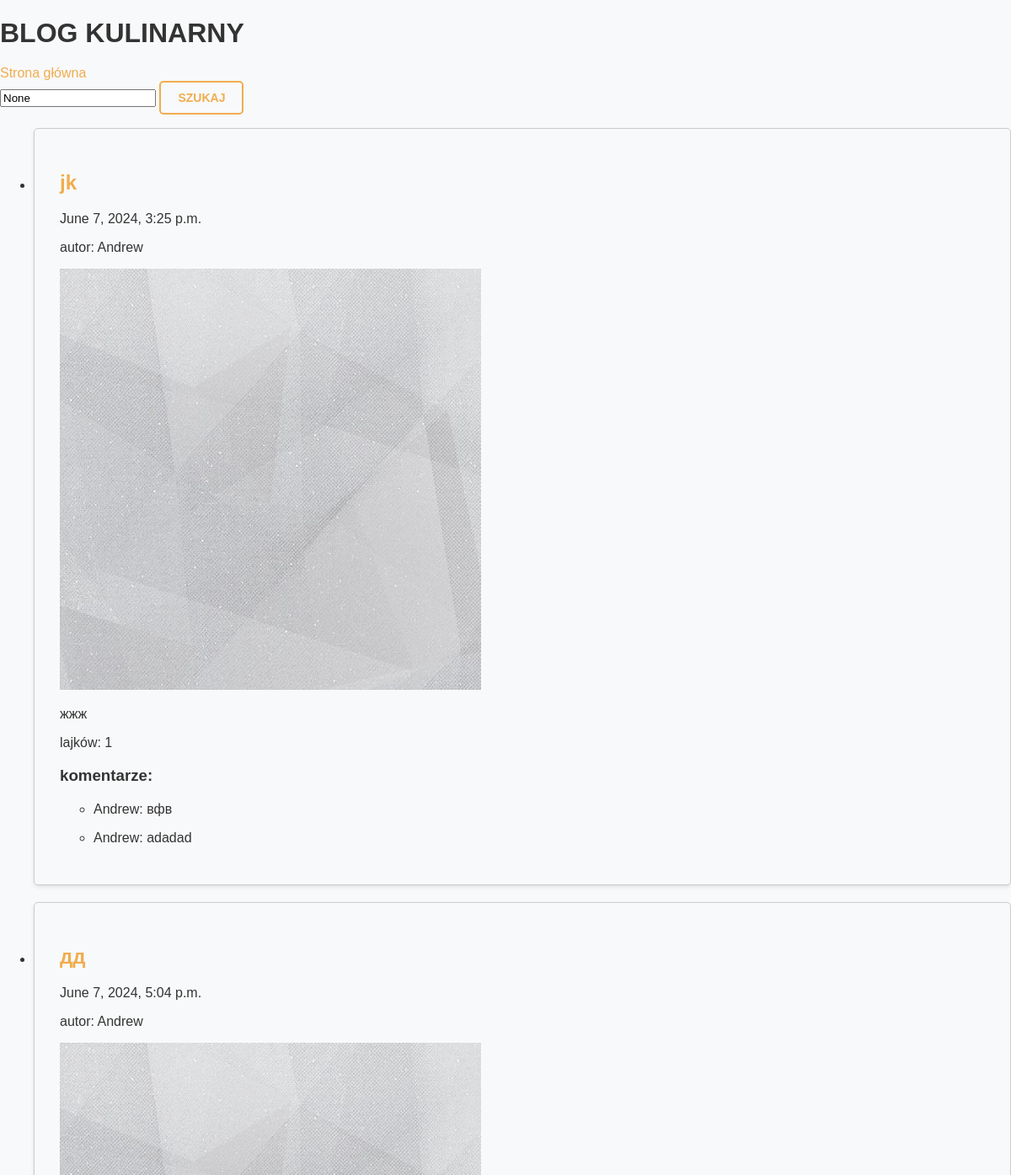
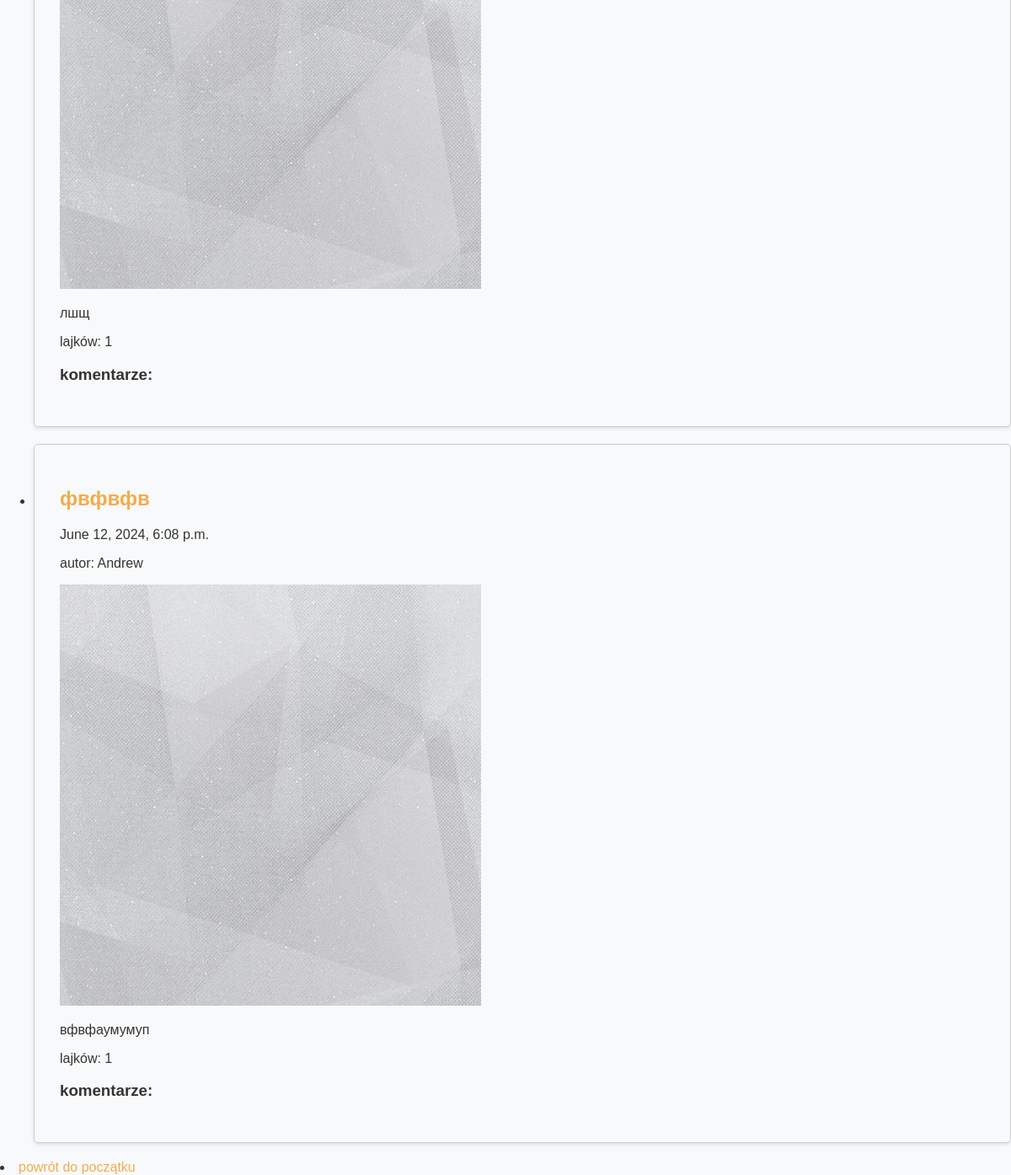
The page /blogkulinarny/ on the database its author committed (2 pictures, top to bottom).
### blogkul/models.py (models this page shows, shortened)
class Publication(models.Model):
    name = models.CharField(max_length=255)
    content = models.TextField()
    pdate = models.DateTimeField(auto_now_add=True)
    image = models.ImageField(upload_to='publication_images/', default='publication_images/def.png')
    author = models.ForeignKey(User, on_delete=models.SET_NULL, null=True)
    is_private = models.BooleanField(default=False)
    password = models.CharField(max_length=255, blank=True, null=True)

class Comment(models.Model):
    user = models.ForeignKey(settings.AUTH_USER_MODEL, on_delete=models.CASCADE)
    publication = models.ForeignKey(Publication, on_delete=models.CASCADE)
    text = models.TextField()
    cdate = models.DateTimeField(default=timezone.now)

### users/models.py (models this page shows, shortened)
class User(AbstractBaseUser):
    id = models.CharField(max_length=200, default=uuid.uuid4, unique=True, primary_key=True)
    email = models.EmailField(null=False, max_length=100, unique=True)
    firstname = models.CharField(null=False, max_length=100)
    lastname = models.CharField(null=False, max_length=100)
    phone = models.IntegerField(null=False, unique=True)
    date_joined = models.DateTimeField(auto_now=True)
    last_login = models.DateTimeField(auto_now=True)
    is_admin = models.BooleanField(default=False)
    is_active = models.BooleanField(default=True)
    is_staff = models.BooleanField(default=False)
    is_superuser = models.BooleanField(default=False)
    USERNAME_FIELD = 'email'
    REQUIRED_FIELDS = ['firstname', 'lastname', 'phone']
    objects = UserManager()

### blogkul/views.py (the view)
# urls.py: path('', blogkulinarny, name='blogkulinarny'),
def blogkulinarny(request):
    query = request.GET.get('q')
    if query:
        publications = Publication.objects.filter(
            Q(name__icontains=query) |
            Q(author__firstname__icontains=query) |
            Q(author__lastname__icontains=query)
        )
    else:
        publications = Publication.objects.all()
    user = request.user
    for publication in publications:
        publication.liked_by_current_user = publication.like_set.filter(user=user).exists()
        publication.like_count = publication.like_set.count()
        publication.comments = publication.comment_set.all()
    context = {
        'publications': publications,
        'query': query,
    }
    return render(request, 'blogkul.html', context)

### templates/blogkul.html (shortened to what this page needs)
{% extends 'basestronablog.html' %}
{% block heading %}BLOG KULINARNY{% endblock %}
{% block content %}
    <a href="{% url 'strona_glowna' %}">Strona główna</a>
    <form method="GET" action="{% url 'blogkulinarny' %}">
        <input type="text" name="q" value="{{ query }}" placeholder="Szukaj publikacji...">
        <button type="submit" class="btn">Szukaj</button>
    </form>
    <ul>
      {% for publication in publications %}
      <li class="card">
        <h2><a href="{% url 'publication_detail' publication.id %}">{{ publication.name }}</a></h2>
        <p>{{ publication.pdate }}</p>
        <p>autor: {{ publication.author.firstname }}</p>
        {% if publication.image %}
        <a href="{% url 'publication_detail' publication.id %}"><img src="{{ publication.image.url }}" alt="{{ publication.name }}"></a>
        {% endif %}
        <p>{{ publication.content|truncatewords:20 }}</p>
        <p>lajków: {{ publication.like_count }}</p>
        <h3>komentarze:</h3>
        <ul>
          {% for comment in publication.comments %}
          <li>
            <p>{{ comment.user.firstname }}: {{ comment.text }}</p>
          </li>
          {% endfor %}
        </ul>
      </li>
      {% endfor %}
    </ul>
    <li><a href="{% url 'blogkulinarny' %}">powrót do początku</a></li>
  {% endblock %}

### templates/basestronablog.html (shortened to what this page needs)
<!DOCTYPE html>
<html lang="en">
<head>
   {% load static %}
  <link rel="stylesheet" href="{% static 'css/style.css' %}">
</head>
<body>
  <h1>{% block heading %}{% endblock %}</h1>
  {% block content %}{% endblock %}
</body>
</html>

### staticfiles/css/style.css (style rules this page uses)
body { font-family: Arial, sans-serif; background-color: #f8f9fa; color: #333; margin: 0; }
h1, h2, h3 { color: #333; margin-bottom: 20px; }
a { color: #f0ad4e; text-decoration: none; transition: color 0.3s ease; }
.btn { display: inline-block; font-size: 14px; font-weight: bold; padding: 10px 20px; text-align: center; text-transform: uppercase; cursor: pointer; border: 2px solid #f0ad4e; border-radius: 5px; color: #f0ad4e; background-color: transparent; transition: background-color 0.3s, color 0.3s, border-color 0.3s; }
.card { border: 1px solid #ccc; border-radius: 5px; box-shadow: 0 2px 4px rgba(0, 0, 0, 0.1); transition: box-shadow 0.3s; margin-bottom: 20px; padding: 30px; }

### rows shown on the page
Publication: name "jk", pdate "June 7, 2024, 3:25 p.m.", author.firstname "Andrew", image (picture), content "жжж", like_count "1"
Comment: user.firstname "Andrew", text "вфв"
Comment: user.firstname "Andrew", text "adadad"
Publication: name "дд", pdate "June 7, 2024, 5:04 p.m.", author.firstname "Andrew", image (picture), content "лшщ", like_count "1"
Publication: name "фвфвфв", pdate "June 12, 2024, 6:08 p.m.", author.firstname "Andrew", image (picture), content "вфвфаумумуп", like_count "1"
